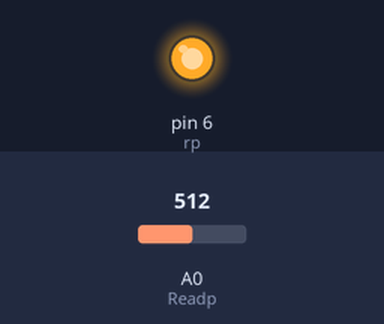
Simulated run of this sketch. Board: Arduino Uno, built with avr-gcc and run on an emulated ATmega328P. On the bench: output pins drawn as LEDs (lit = HIGH). Inputs (shaded band) come from the test bench; at power-on: A0 (Readp) = 512. What the sketch prints to the serial monitor is not drawn.

Above: at 0.1 s.
Timing chart, 0 to 1.6 s (numbered marks = the images above):
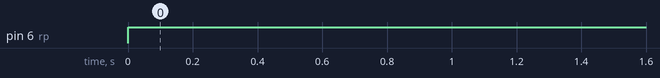

The sketch:

BareMinimum1.ino
```cpp
int ul=11;
int bl=12;
int wl=13;
int rp=6;
int br=255;
int Readp=A0;
float V2=0;
int delaytime=500;
float readval;
void setup() {
  // put your setup code here, to run once:

pinMode(rp, OUTPUT);
pinMode(Readp, INPUT);
Serial.begin(9600);

}

void loop() {
analogWrite(rp, br);
readval=analogRead(Readp);
V2=(5./1023.)*readval;
Serial.println(V2);
delay(delaytime);
}
```

Measured:
- by itself, pin 6 (rp): LOW → HIGH at 0.00 s
